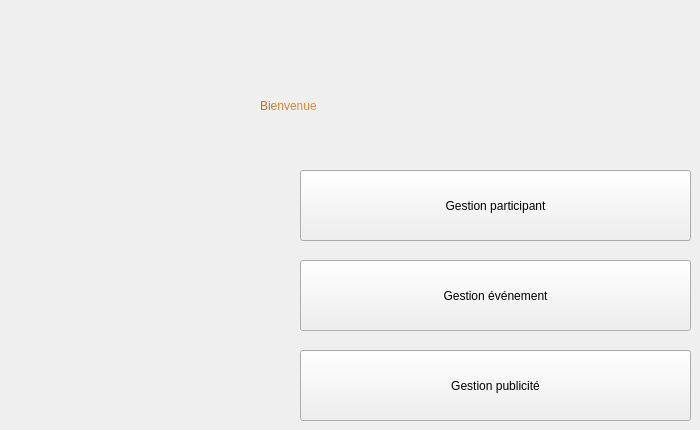
    <widget class="QWidget" name="page_4">
     <widget class="QPushButton" name="pushButton_8">
      <property name="geometry">
       <rect>
        <x>300</x>
        <y>170</y>
        <width>391</width>
        <height>71</height>
       </rect>
      </property>
      <property name="styleSheet">
       <string notr="true">QPushButton {

padding: 1px;

border-style: solid;

border: 2px solid gray;

border-radius: 8px;

background-color: rgb(170, 150, 123);

border:2px solid #000;

}

QPushButton {

     color: #fff !important;



text-decoration: none;

background: #ffb300;



border-radius: 5px;

display: inline-block;

border: none;

transition: all 0.4s ease 0s;

 }

 QPushButton:hover {

     background: #ffcc00;

	background-color: ;

letter-spacing: 1px;

-webkit-box-shadow: 0px 5px 40px -10px rgba(0,0,0,0.57);

-moz-box-shadow: 0px 5px 40px -10px rgba(0,0,0,0.57);

box-shadow: 5px 40px -10px rgba(0,0,0,0.57);

transition: all 0.4s ease 0s;

 }

Police:

MS Shell Dlg2 ,10</string>
      </property>
      <property name="text">
       <string>Gestion participant</string>
      </property>
     </widget>
     <widget class="QPushButton" name="pushButton_9">
      <property name="geometry">
       <rect>
        <x>300</x>
        <y>260</y>
        <width>391</width>
        <height>71</height>
       </rect>
      </property>
      <property name="styleSheet">
       <string notr="true">QPushButton {

padding: 1px;

border-style: solid;

border: 2px solid gray;

border-radius: 8px;

background-color: rgb(170, 150, 123);

border:2px solid #000;

}

QPushButton {

     color: #fff !important;



text-decoration: none;

background: #ffb300;



border-radius: 5px;

display: inline-block;

border: none;

transition: all 0.4s ease 0s;

 }

 QPushButton:hover {

     background: #ffcc00;

	background-color: ;

letter-spacing: 1px;

-webkit-box-shadow: 0px 5px 40px -10px rgba(0,0,0,0.57);

-moz-box-shadow: 0px 5px 40px -10px rgba(0,0,0,0.57);

box-shadow: 5px 40px -10px rgba(0,0,0,0.57);

transition: all 0.4s ease 0s;

 }

Police:

MS Shell Dlg2 ,10</string>
      </property>
      <property name="text">
       <string>Gestion événement</string>
      </property>
     </widget>
     <widget class="QLabel" name="label_7">
      <property name="geometry">
       <rect>
        <x>260</x>
        <y>85</y>
        <width>201</width>
        <height>41</height>
       </rect>
      </property>
      <property name="styleSheet">
       <string notr="true">font: 63 11pt &quot;Yu Gothic UI Semibold&quot;;
font: 6pt &quot;MS Shell Dlg 2&quot;;
font: 6pt &quot;MS Shell Dlg 2&quot;;
font: 30pt &quot;MS Shell Dlg 2&quot;;
color:qconicalgradient(cx:0.5, cy:0.5, angle:0, stop:0 rgba(0, 0, 0, 255), stop:1 rgba(235, 148, 61, 255))</string>
      </property>
      <property name="text">
       <string>Bienvenue</string>
      </property>
     </widget>
     <widget class="QPushButton" name="pushButton_13">
      <property name="geometry">
       <rect>
        <x>300</x>
        <y>350</y>
        <width>391</width>
        <height>71</height>
       </rect>
      </property>
      <property name="styleSheet">
       <string notr="true">QPushButton {

padding: 1px;

border-style: solid;

border: 2px solid gray;

border-radius: 8px;

background-color: rgb(170, 150, 123);

border:2px solid #000;

}

QPushButton {

     color: #fff !important;



text-decoration: none;

background: #ffb300;



border-radius: 5px;

display: inline-block;

border: none;

transition: all 0.4s ease 0s;

 }

 QPushButton:hover {

     background: #ffcc00;

	background-color: ;

letter-spacing: 1px;

-webkit-box-shadow: 0px 5px 40px -10px rgba(0,0,0,0.57);

-moz-box-shadow: 0px 5px 40px -10px rgba(0,0,0,0.57);

box-shadow: 5px 40px -10px rgba(0,0,0,0.57);

transition: all 0.4s ease 0s;

 }

Police:

MS Shell Dlg2 ,10</string>
      </property>
      <property name="text">
       <string>Gestion publicité</string>
      </property>
     </widget>
    </widget>
